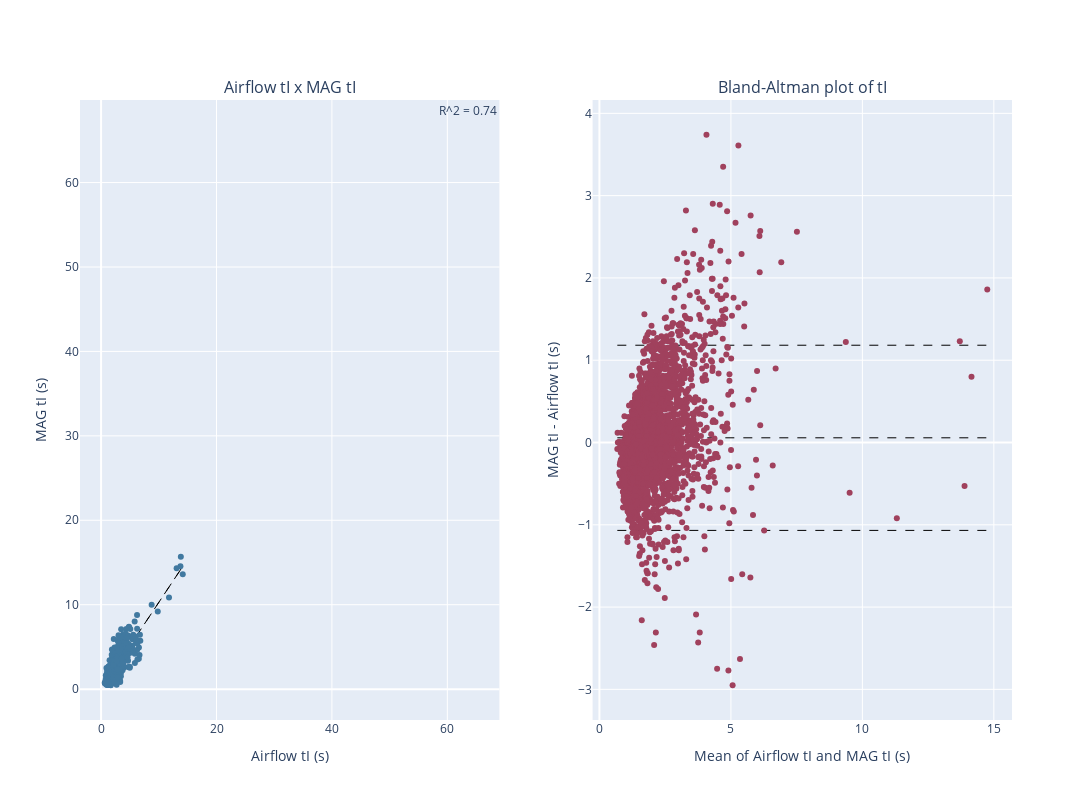
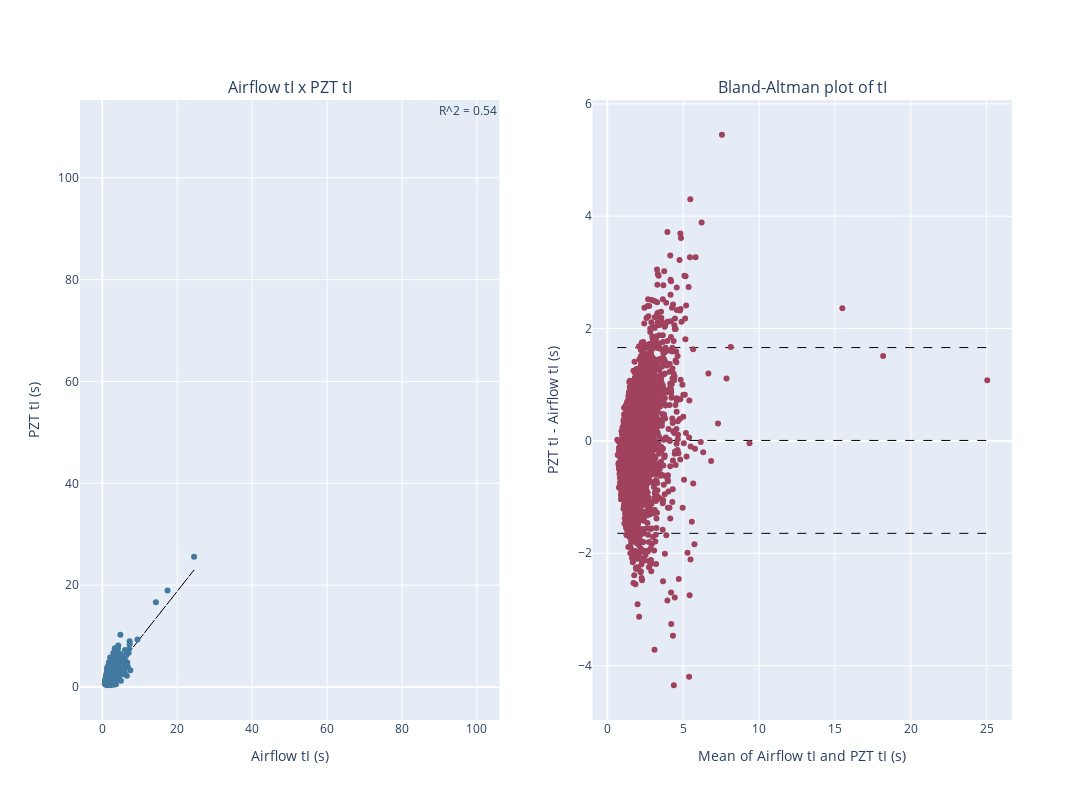
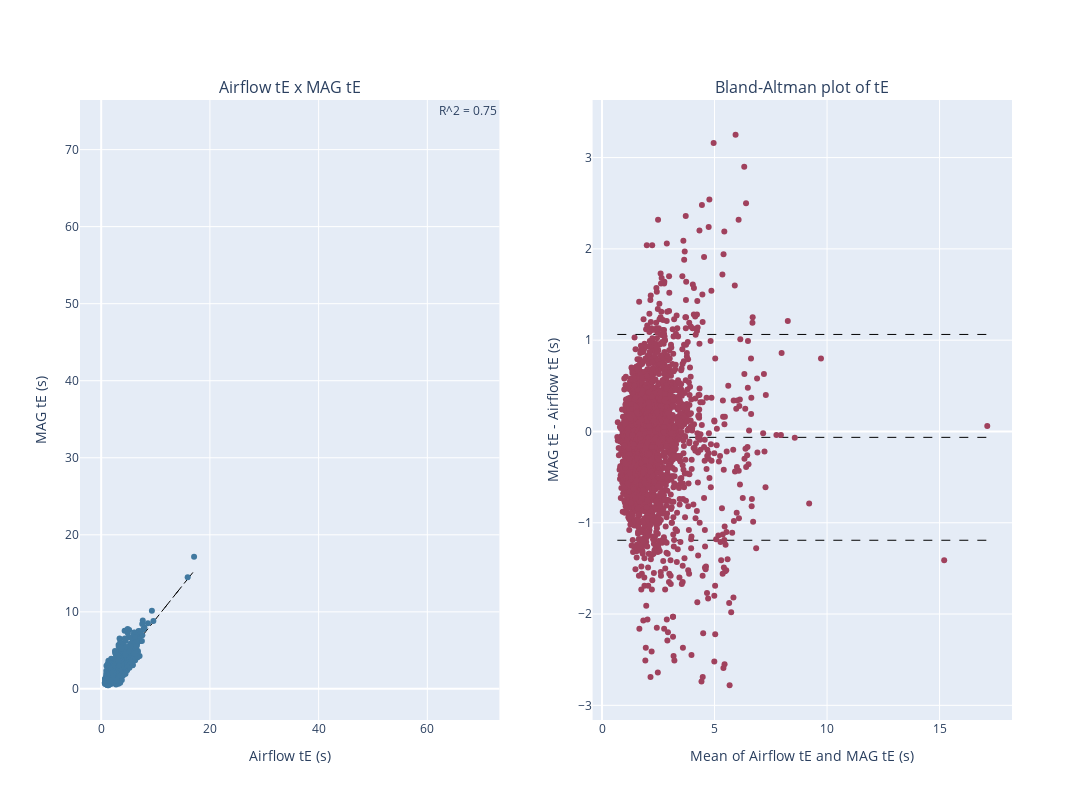
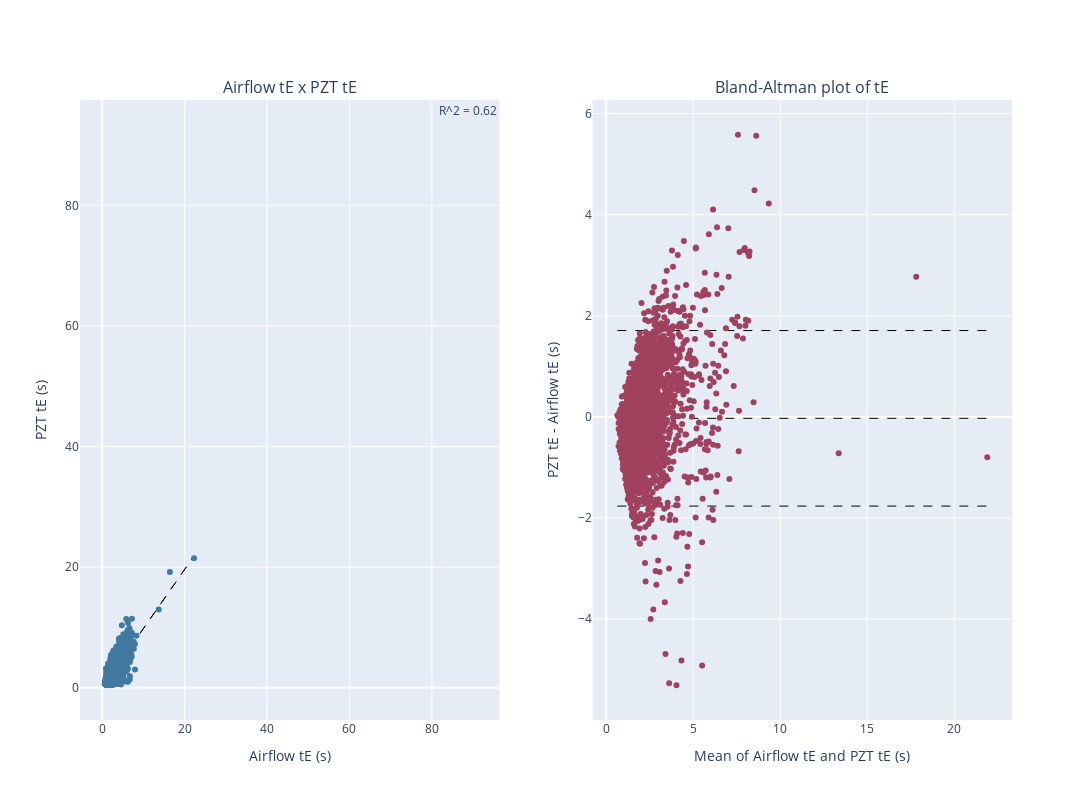

The notebook cell saved with these charts, in order:
### Code cell
for metric in ["tI (s)", "tE (s)", "tB (s)"]:
    for sensor in ["MAG", "PZT"]:
        bland_altman_plot(overview_all[sensor][metric], overview_all[sensor][metric.split(" ")[0] + " airflow " + metric.split(" ")[1]], metric=metric.split(" ")[0], sensor=sensor)

### Figure 1 — Plotly figure (JSON) as saved in the notebook; plotly's stock layout.template omitted (floating-point values rounded to 4 significant figures; data arrays with more than 128 entries replaced by an {"elided": "..."} marker saying what was removed)
{"data": [{"line": {"color": "black", "dash": "dash", "width": 1}, "mode": "lines", "type": "scatter", "x": {"elided": "3407 float values"}, "xaxis": "x", "y": {"elided": "3407 float values"}, "yaxis": "y"}, {"marker": {"color": "#4179A0"}, "mode": "markers", "type": "scatter", "x": {"elided": "3407 float values"}, "xaxis": "x", "y": {"elided": "3407 float values"}, "yaxis": "y"}, {"line": {"color": "black", "dash": "dash", "width": 1}, "mode": "lines", "type": "scatter", "x": [0.68, 14.75], "xaxis": "x2", "y": [0.05704, 0.05704], "yaxis": "y2"}, {"line": {"color": "black", "dash": "dash", "width": 1}, "mode": "lines", "type": "scatter", "x": [0.68, 14.75], "xaxis": "x2", "y": [1.182, 1.182], "yaxis": "y2"}, {"line": {"color": "black", "dash": "dash", "width": 1}, "mode": "lines", "type": "scatter", "x": [0.68, 14.75], "xaxis": "x2", "y": [-1.068, -1.068], "yaxis": "y2"}, {"marker": {"color": "#A0415D"}, "mode": "markers", "type": "scatter", "x": {"elided": "3407 float values"}, "xaxis": "x2", "y": {"elided": "3407 float values"}, "yaxis": "y2"}], "layout": {"annotations": [{"font": {"size": 16}, "showarrow": false, "text": "Airflow tI x MAG tI", "x": 0.225, "xanchor": "center", "xref": "paper", "y": 1, "yanchor": "bottom", "yref": "paper"}, {"font": {"size": 16}, "showarrow": false, "text": "Bland-Altman plot of tI", "x": 0.775, "xanchor": "center", "xref": "paper", "y": 1, "yanchor": "bottom", "yref": "paper"}, {"showarrow": false, "text": "R^2 = 0.74", "xanchor": "right", "xref": "x", "xshift": 350, "yanchor": "bottom", "yref": "y", "yshift": 500}], "height": 800, "showlegend": false, "width": 1200, "xaxis": {"anchor": "y", "domain": [0, 0.45], "title": {"text": "Airflow tI (s)"}}, "xaxis2": {"anchor": "y2", "domain": [0.55, 1], "title": {"text": "Mean of Airflow tI and MAG tI (s)"}}, "yaxis": {"anchor": "x", "domain": [0, 1], "title": {"text": "MAG tI (s)"}}, "yaxis2": {"anchor": "x2", "domain": [0, 1], "title": {"text": "MAG tI - Airflow tI (s)"}}}}

### Figure 2 — Plotly figure (JSON) as saved in the notebook; plotly's stock layout.template omitted (floating-point values rounded to 4 significant figures; data arrays with more than 128 entries replaced by an {"elided": "..."} marker saying what was removed)
{"data": [{"line": {"color": "black", "dash": "dash", "width": 1}, "mode": "lines", "type": "scatter", "x": {"elided": "3357 float values"}, "xaxis": "x", "y": {"elided": "3357 float values"}, "yaxis": "y"}, {"marker": {"color": "#4179A0"}, "mode": "markers", "type": "scatter", "x": {"elided": "3357 float values"}, "xaxis": "x", "y": {"elided": "3357 float values"}, "yaxis": "y"}, {"line": {"color": "black", "dash": "dash", "width": 1}, "mode": "lines", "type": "scatter", "x": [0.66, 25.04], "xaxis": "x2", "y": [0.007903, 0.007903], "yaxis": "y2"}, {"line": {"color": "black", "dash": "dash", "width": 1}, "mode": "lines", "type": "scatter", "x": [0.66, 25.04], "xaxis": "x2", "y": [1.661, 1.661], "yaxis": "y2"}, {"line": {"color": "black", "dash": "dash", "width": 1}, "mode": "lines", "type": "scatter", "x": [0.66, 25.04], "xaxis": "x2", "y": [-1.646, -1.646], "yaxis": "y2"}, {"marker": {"color": "#A0415D"}, "mode": "markers", "type": "scatter", "x": {"elided": "3357 float values"}, "xaxis": "x2", "y": {"elided": "3357 float values"}, "yaxis": "y2"}], "layout": {"annotations": [{"font": {"size": 16}, "showarrow": false, "text": "Airflow tI x PZT tI", "x": 0.225, "xanchor": "center", "xref": "paper", "y": 1, "yanchor": "bottom", "yref": "paper"}, {"font": {"size": 16}, "showarrow": false, "text": "Bland-Altman plot of tI", "x": 0.775, "xanchor": "center", "xref": "paper", "y": 1, "yanchor": "bottom", "yref": "paper"}, {"showarrow": false, "text": "R^2 = 0.54", "xanchor": "right", "xref": "x", "xshift": 350, "yanchor": "bottom", "yref": "y", "yshift": 500}], "height": 800, "showlegend": false, "width": 1200, "xaxis": {"anchor": "y", "domain": [0, 0.45], "title": {"text": "Airflow tI (s)"}}, "xaxis2": {"anchor": "y2", "domain": [0.55, 1], "title": {"text": "Mean of Airflow tI and PZT tI (s)"}}, "yaxis": {"anchor": "x", "domain": [0, 1], "title": {"text": "PZT tI (s)"}}, "yaxis2": {"anchor": "x2", "domain": [0, 1], "title": {"text": "PZT tI - Airflow tI (s)"}}}}

### Figure 3 — Plotly figure (JSON) as saved in the notebook; plotly's stock layout.template omitted (floating-point values rounded to 4 significant figures; data arrays with more than 128 entries replaced by an {"elided": "..."} marker saying what was removed)
{"data": [{"line": {"color": "black", "dash": "dash", "width": 1}, "mode": "lines", "type": "scatter", "x": {"elided": "3391 float values"}, "xaxis": "x", "y": {"elided": "3391 float values"}, "yaxis": "y"}, {"marker": {"color": "#4179A0"}, "mode": "markers", "type": "scatter", "x": {"elided": "3391 float values"}, "xaxis": "x", "y": {"elided": "3391 float values"}, "yaxis": "y"}, {"line": {"color": "black", "dash": "dash", "width": 1}, "mode": "lines", "type": "scatter", "x": [0.68, 17.12], "xaxis": "x2", "y": [-0.06454, -0.06454], "yaxis": "y2"}, {"line": {"color": "black", "dash": "dash", "width": 1}, "mode": "lines", "type": "scatter", "x": [0.68, 17.12], "xaxis": "x2", "y": [1.063, 1.063], "yaxis": "y2"}, {"line": {"color": "black", "dash": "dash", "width": 1}, "mode": "lines", "type": "scatter", "x": [0.68, 17.12], "xaxis": "x2", "y": [-1.192, -1.192], "yaxis": "y2"}, {"marker": {"color": "#A0415D"}, "mode": "markers", "type": "scatter", "x": {"elided": "3391 float values"}, "xaxis": "x2", "y": {"elided": "3391 float values"}, "yaxis": "y2"}], "layout": {"annotations": [{"font": {"size": 16}, "showarrow": false, "text": "Airflow tE x MAG tE", "x": 0.225, "xanchor": "center", "xref": "paper", "y": 1, "yanchor": "bottom", "yref": "paper"}, {"font": {"size": 16}, "showarrow": false, "text": "Bland-Altman plot of tE", "x": 0.775, "xanchor": "center", "xref": "paper", "y": 1, "yanchor": "bottom", "yref": "paper"}, {"showarrow": false, "text": "R^2 = 0.75", "xanchor": "right", "xref": "x", "xshift": 350, "yanchor": "bottom", "yref": "y", "yshift": 500}], "height": 800, "showlegend": false, "width": 1200, "xaxis": {"anchor": "y", "domain": [0, 0.45], "title": {"text": "Airflow tE (s)"}}, "xaxis2": {"anchor": "y2", "domain": [0.55, 1], "title": {"text": "Mean of Airflow tE and MAG tE (s)"}}, "yaxis": {"anchor": "x", "domain": [0, 1], "title": {"text": "MAG tE (s)"}}, "yaxis2": {"anchor": "x2", "domain": [0, 1], "title": {"text": "MAG tE - Airflow tE (s)"}}}}

### Figure 4 — Plotly figure (JSON) as saved in the notebook; plotly's stock layout.template omitted (floating-point values rounded to 4 significant figures; data arrays with more than 128 entries replaced by an {"elided": "..."} marker saying what was removed)
{"data": [{"line": {"color": "black", "dash": "dash", "width": 1}, "mode": "lines", "type": "scatter", "x": {"elided": "3345 float values"}, "xaxis": "x", "y": {"elided": "3345 float values"}, "yaxis": "y"}, {"marker": {"color": "#4179A0"}, "mode": "markers", "type": "scatter", "x": {"elided": "3345 float values"}, "xaxis": "x", "y": {"elided": "3345 float values"}, "yaxis": "y"}, {"line": {"color": "black", "dash": "dash", "width": 1}, "mode": "lines", "type": "scatter", "x": [0.635, 21.9], "xaxis": "x2", "y": [-0.02948, -0.02948], "yaxis": "y2"}, {"line": {"color": "black", "dash": "dash", "width": 1}, "mode": "lines", "type": "scatter", "x": [0.635, 21.9], "xaxis": "x2", "y": [1.707, 1.707], "yaxis": "y2"}, {"line": {"color": "black", "dash": "dash", "width": 1}, "mode": "lines", "type": "scatter", "x": [0.635, 21.9], "xaxis": "x2", "y": [-1.766, -1.766], "yaxis": "y2"}, {"marker": {"color": "#A0415D"}, "mode": "markers", "type": "scatter", "x": {"elided": "3345 float values"}, "xaxis": "x2", "y": {"elided": "3345 float values"}, "yaxis": "y2"}], "layout": {"annotations": [{"font": {"size": 16}, "showarrow": false, "text": "Airflow tE x PZT tE", "x": 0.225, "xanchor": "center", "xref": "paper", "y": 1, "yanchor": "bottom", "yref": "paper"}, {"font": {"size": 16}, "showarrow": false, "text": "Bland-Altman plot of tE", "x": 0.775, "xanchor": "center", "xref": "paper", "y": 1, "yanchor": "bottom", "yref": "paper"}, {"showarrow": false, "text": "R^2 = 0.62", "xanchor": "right", "xref": "x", "xshift": 350, "yanchor": "bottom", "yref": "y", "yshift": 500}], "height": 800, "showlegend": false, "width": 1200, "xaxis": {"anchor": "y", "domain": [0, 0.45], "title": {"text": "Airflow tE (s)"}}, "xaxis2": {"anchor": "y2", "domain": [0.55, 1], "title": {"text": "Mean of Airflow tE and PZT tE (s)"}}, "yaxis": {"anchor": "x", "domain": [0, 1], "title": {"text": "PZT tE (s)"}}, "yaxis2": {"anchor": "x2", "domain": [0, 1], "title": {"text": "PZT tE - Airflow tE (s)"}}}}
